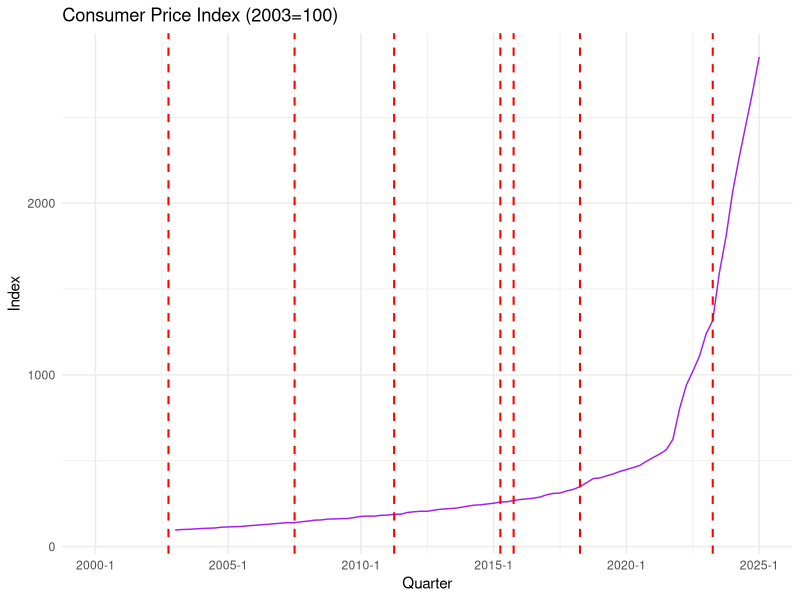
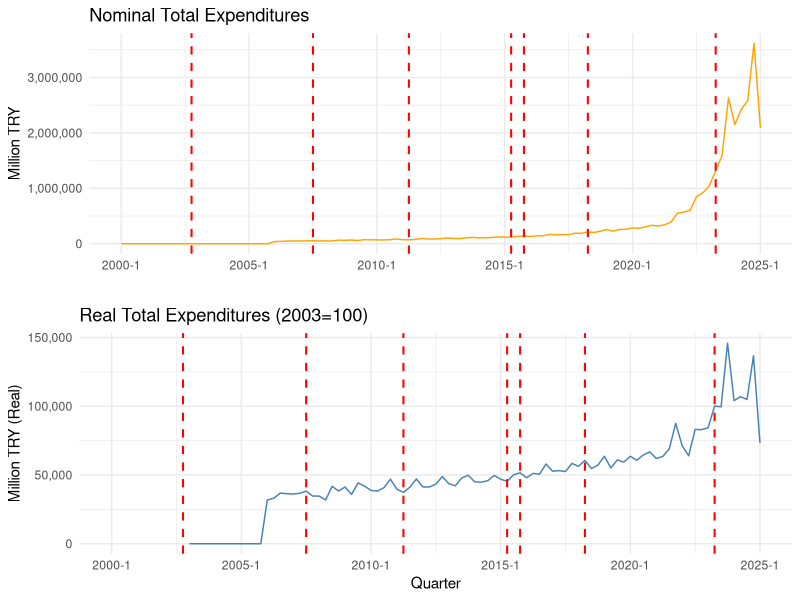
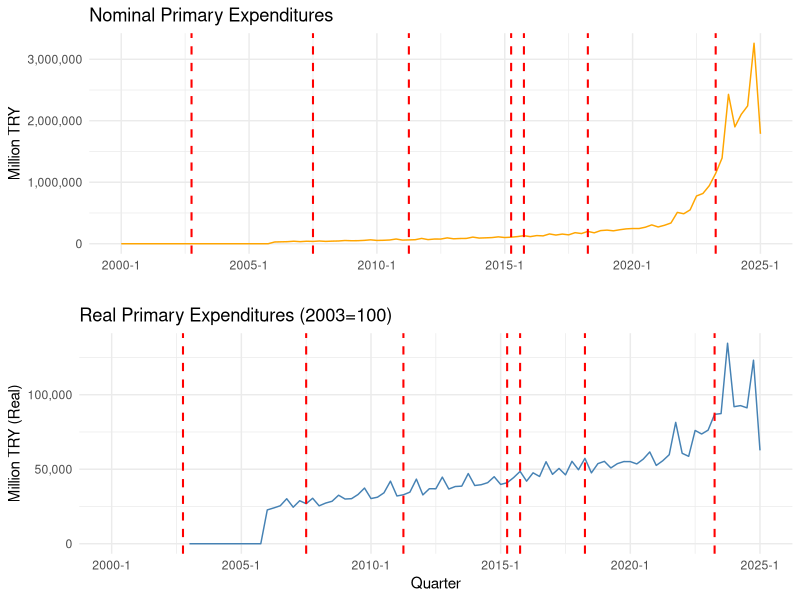
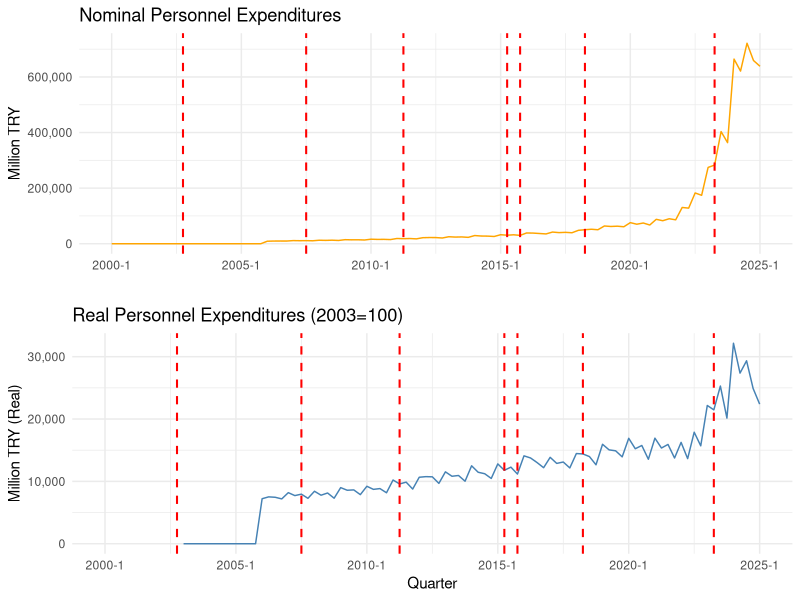
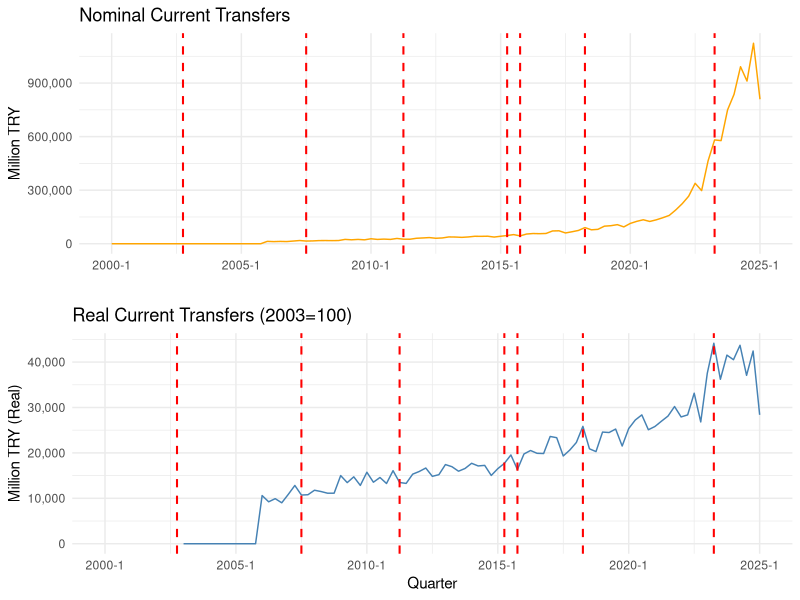

Generate these figures, in order, with R:
library(readr)
library(dplyr)
library(zoo)
library(ggplot2)
library(scales)

# Load EVDS_real.csv (already includes nominal + real values)
df <- read_csv("data/processed/EVDS_real.csv")

# Convert quarter to yearqtr format
df$quarter <- as.yearqtr(df$quarter)

# Define election quarters
elections <- as.yearqtr(c("2002 Q4", "2007 Q3", "2011 Q2", 
                          "2015 Q2", "2015 Q4", "2018 Q2", "2023 Q2"))

dir.create("output/plots", recursive = TRUE)



# Save CPI plot
p_cpi <- ggplot(df, aes(x = quarter, y = cpi)) +
  geom_line(color = "purple") +
  geom_vline(xintercept = elections, linetype = "dashed", color = "red", linewidth = 0.7) +
  labs(
    title = "Consumer Price Index (2003=100)",
    x = "Quarter",
    y = "Index"
  ) +
  theme_minimal()

ggsave("output/plots/cpi_plot.png", plot = p_cpi, width = 8, height = 5, dpi = 300)


#Function to plot nominal and real fiscal vars

plot_nominal_real <- function(df, nom_var, real_var, label) {
  p1 <- ggplot(df, aes(x = quarter, y = .data[[nom_var]])) +
    geom_line(color = "orange") +
    geom_vline(xintercept = elections, linetype = "dashed", color = "red", linewidth = 0.7) +
    labs(title = paste("Nominal", label), y = "Million TRY", x = "") +
    scale_y_continuous(labels = label_comma()) +
    theme_minimal()
  
  p2 <- ggplot(df, aes(x = quarter, y = .data[[real_var]])) +
    geom_line(color = "steelblue") +
    geom_vline(xintercept = elections, linetype = "dashed", color = "red", linewidth = 0.7) +
    labs(title = paste("Real", label, "(2003=100)"), y = "Million TRY (Real)", x = "Quarter") +
    scale_y_continuous(labels = label_comma()) +
    theme_minimal()
  
  return(list(p1 = p1, p2 = p2))
}

library(gridExtra)

var_pairs <- list(
  c("exp_total", "exp_total_real", "Total Expenditures"),
  c("exp_primary", "exp_primary_real", "Primary Expenditures"),
  c("exp_personnel", "exp_personnel_real", "Personnel Expenditures"),
  c("exp_transfers", "exp_transfers_real", "Current Transfers")
)

# Loop through each pair and display plots
for (pair in var_pairs) {
  plots <- plot_nominal_real(df, pair[1], pair[2], pair[3])
  
  # Save both plots in one PNG (nominal + real stacked)
  ggsave(
    filename = paste0("output/plots/", gsub(" ", "_", tolower(pair[3])), "_plots.png"),
    plot = grid.arrange(plots$p1, plots$p2, ncol = 1),
    width = 8,
    height = 9,
    dpi = 300
  )
}



